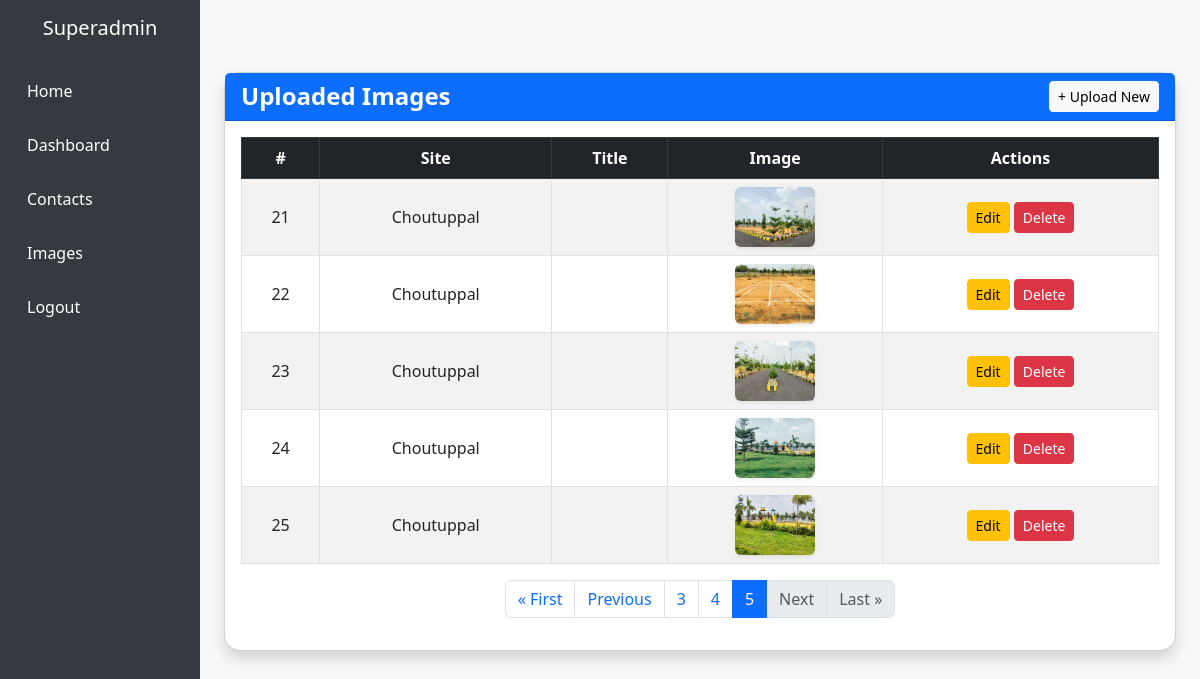
Screenshot of /images-list/?page=5 with the database file from the repository.
### users/models.py (models this page shows, shortened)
class GalleryImage(models.Model):
    SITE_CHOICES = [
        ('Choutuppal', 'Choutuppal'),
        ('Yacharam', 'Yacharam'),
        ('Kothur', 'Kothur'),
        ('Other', 'Other'),
    ]
    title = models.CharField(max_length=100, blank=True)
    site = models.CharField(max_length=20, choices=SITE_CHOICES)
    image = models.ImageField(upload_to='gallery_images/')

### users/views.py (the view)
# urls.py: path('images-list/', image_list, name='image_list'),
def image_list(request):
    image_list = GalleryImage.objects.all().order_by('-id')
    paginator = Paginator(image_list, 5)
    page_number = request.GET.get('page')
    images = paginator.get_page(page_number)
    return render(request, 'dashboard/upload_images_list.html', {'images': images})

### users/templates/dashboard/upload_images_list.html (shortened to what this page needs)
{% extends "dashboard/dashboard_base.html" %}
{% block content %}
<div class="container mt-5">
    <div class="row">
        <div class="col-12">
            <div class="card shadow rounded-4">
                <div class="card-header bg-primary text-white d-flex justify-content-between align-items-center">
                    <h4 class="mb-0">Uploaded Images</h4>
                    <a href="/upload-img/" class="btn btn-light btn-sm">+ Upload New</a>
                </div>
                <div class="card-body">
                    {% if images %}
                        <div class="table-responsive">
                            <table class="table table-bordered table-striped align-middle text-center">
                                <thead class="table-dark">
                                    <tr>
                                        <th>#</th>
                                        <th>Site</th>
                                        <th>Title</th>
                                        <th>Image</th>
                                        <th>Actions</th>
                                    </tr>
                                </thead>
                                <tbody>
                                    {% for image in images %}
                                        <tr>
                                            <td>{{ forloop.counter0|add:images.start_index }}</td>
                                            <td>{{ image.site }}</td>
                                            <td>{{ image.title }}</td>
                                            <td>
                                                {% if image.image.url %}
                                                    <img src="{{ image.image.url }}" alt="{{ image.title }}" width="80" height="60" class="rounded shadow-sm">
                                                {% else %}
                                                    No Image
                                                {% endif %}
                                            </td>
                                            <td>
                                                <a href="/images-update/{{ image.id }}/" class="btn btn-warning btn-sm">Edit</a>
                                                <button type="button"
                                                        class="btn btn-danger btn-sm"
                                                        data-bs-toggle="modal"
                                                        data-bs-target="#deleteModal{{ image.id }}">
                                                    Delete
                                                </button>
                                            </td>
                                        </tr>
                                    {% endfor %}
                                </tbody>
                            </table>
                        </div>
                        <nav>
                            <ul class="pagination justify-content-center">
                                {% if images.has_previous %}
                                    <li class="page-item">
                                        <a class="page-link" href="?page=1">&laquo; First</a>
                                    </li>
                                    <li class="page-item">
                                        <a class="page-link" href="?page={{ images.previous_page_number }}">Previous</a>
                                    </li>
                                {% else %}
                                    <li class="page-item disabled"><span class="page-link">&laquo; First</span></li>
                                    <li class="page-item disabled"><span class="page-link">Previous</span></li>
                                {% endif %}
                                {% for num in images.paginator.page_range %}
                                    {% if images.number == num %}
                                        <li class="page-item active"><span class="page-link">{{ num }}</span></li>
                                    {% elif num >= images.number|add:"-2" and num <= images.number|add:"2" %}
                                        <li class="page-item"><a class="page-link" href="?page={{ num }}">{{ num }}</a></li>
                                    {% endif %}
                                {% endfor %}
                                {% if images.has_next %}
                                    <li class="page-item">
                                        <a class="page-link" href="?page={{ images.next_page_number }}">Next</a>
                                    </li>
                                    <li class="page-item">
                                        <a class="page-link" href="?page={{ images.paginator.num_pages }}">Last &raquo;</a>
                                    </li>
                                {% else %}
                                    <li class="page-item disabled"><span class="page-link">Next</span></li>
                                    <li class="page-item disabled"><span class="page-link">Last &raquo;</span></li>
                                {% endif %}
                            </ul>
                        </nav>
                    {% else %}
                        <p class="text-muted text-center">No images have been uploaded yet.</p>
                    {% endif %}
                </div>
            </div>
        </div>
    </div>
</div>
{% endblock %}

### users/templates/dashboard/dashboard_base.html (style rules this page uses)
body { background-color: #f8f9fa; }
.card h4 { font-size: 1.5rem; font-weight: bold; }

### rows the page displays
GalleryImage: site "Choutuppal", image (picture)
GalleryImage: site "Choutuppal", image (picture)
GalleryImage: site "Choutuppal", image (picture)
GalleryImage: site "Choutuppal", image (picture)
GalleryImage: site "Choutuppal", image (picture)

### other values shown
{{ num }} "3" "4"
{{ num }} "5"
